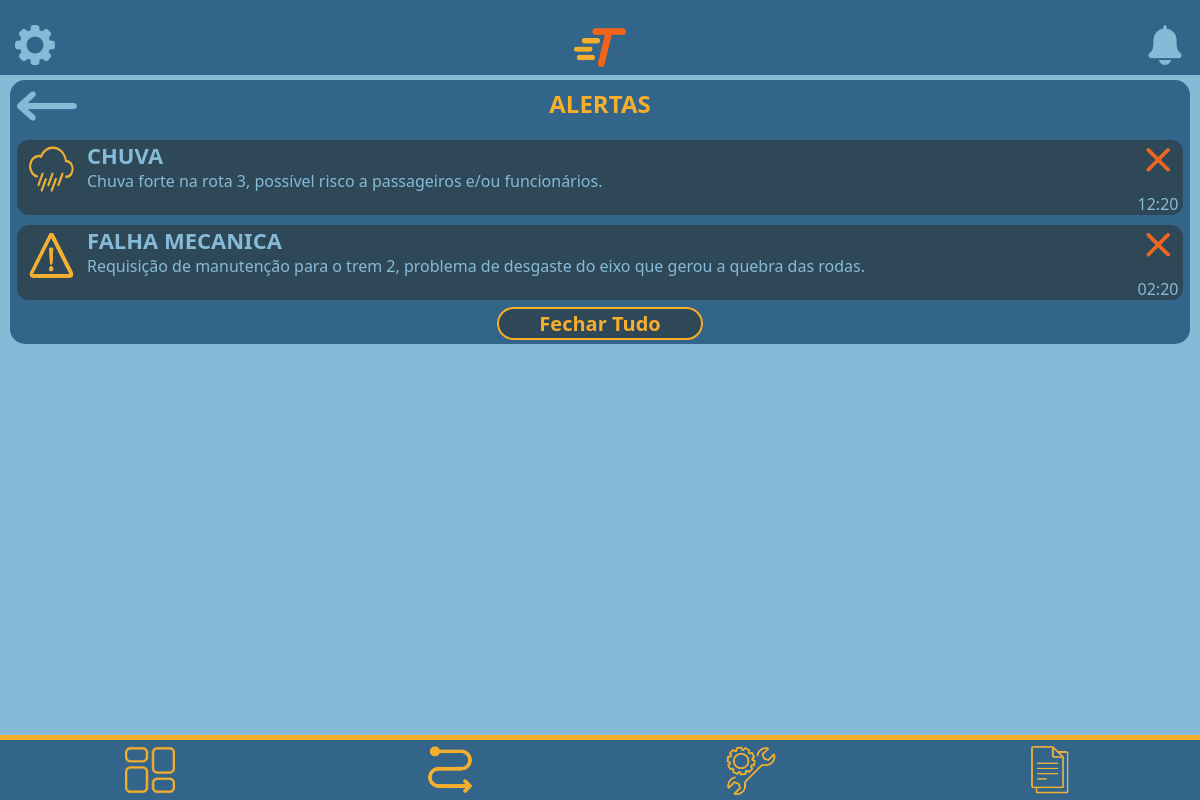
/private/user/alertas.php (signed in), run on the app's committed database.
### tables this page shows
CREATE TABLE notificacoes(
	id INT AUTO_INCREMENT NOT NULL PRIMARY KEY,
    descricao VARCHAR(120) NULL,
    horario TIME NOT NULL,
    tipo ENUM('Chuva', 'Atraso', 'Falha Mecanica') NOT NULL
);

### private/user/alertas.php (the view, shortened to what this page needs)
    <?php
include '../conexao/conexao.php';
$id = $_SESSION['user_id'];
$sqlAlertas = "SELECT notificacoes.descricao AS descricaoAlerta, notificacoes.horario AS horarioAlerta, notificacoes.tipo AS tipoAlerta, notificacoes.id AS idAlerta FROM alertas INNER JOIN notificacoes ON idNotificacao = notificacoes.id WHERE idFuncionario = $id";
$resultAlertas = $conn->query($sqlAlertas);
?>
<!DOCTYPE html>
<html lang="pt-BR">
<head>
    <link rel="stylesheet" href="../../style/style.css">
</head>
<body>
<header class="headerPrincipal">
    <a href="../../private/<?php if($_SESSION['tipo'] == 'admin'){echo 'admin/config/configAdmin.php';} else {echo 'user/config/configFuncionario.php';}?>"><img src="../../assets/icons/header/engrenagemIcone.png" alt="Configurações"></a>
    <img src="../../assets/logos/logoPequena.png" alt="Logo">
    <a href="alertas.php"><img src="../../assets/icons/header/sinoIcone.png" alt="Notificações"></a>
</header>
    <main>
        <section class="secaoInfo">
            <div id="tituloDados">
                <a href="dashboard/dashboard.php"><img src="../../assets/icons/header/setaEsquerda.png" alt="Seta"></a>
            <div class="textoCentral"><h2>ALERTAS</h2></div>
            </div>
            <div id="areaAlertas">
            <?php
            if($resultAlertas->num_rows > 0){
              while ($row = $resultAlertas->fetch_assoc()){
                $nomeTipo = $row['tipoAlerta'];
                    $tipo = 'atraso';
                    $icon = 'relogioIcone';
                if($nomeTipo == 'Falha Mecanica'){
                    $tipo = 'falha';
                    $icon = 'trianguloexclamacaoIcone';
                }elseif($nomeTipo == 'Chuva'){
                    $tipo = 'chuva';
                    $icon = 'chuvaIcone';
                }
                $descricao = $row['descricaoAlerta'];
                $horario = substr($row['horarioAlerta'], 0, 5);
                $idAlerta = $row['idAlerta'];
                echo "<div class='alerta $tipo'>
                <img src='../../assets/icons/alertas/$icon.png'>
                <div class='textoEsquerda'>
                    <p class='mensagemPrincipal margin-0'>" . strtoupper($nomeTipo) . "</p>
                    <p class='mensagemSecundaria margin-0'>$descricao</p>
                </div>
                <div class='finalAlerta'>
                    <a href='fecharAlerta.php?idAlerta=$idAlerta'><img src='../../assets/icons/alertas/fecharIcone.png'></a>
                    <p class='horaAlerta'>$horario</p>
                </div>
                ";
                echo "</div>";
            }
            }else{
                echo "<div id='semAlertas'>Não há mensagens.</div>";
            }
            ?>
            </div>
            <a href="fecharTodosAlertas.php" class="botaoAmarelo">Fechar Tudo</a>
        </section>
    </main>
    <div class="espacoFooterPrincipal"></div>
    <footer class="footerPrincipal">
        <div class="barraLinhaSelecao">
            <div class="linhaAmarela"></div>
        </div>
        <div class="navbar">
            <a href="dashboard/dashboard.php"><img src="../../assets/icons/footer/dashboardIcone.png" alt="Dashboard"></a>
            <a href="gerenciadorDeRotas/gerenciarRotas.php"><img src="../../assets/icons/footer/rotasIcone.png" alt="Rotas"></a>
            <a href="manutencao/manutencao.php"><img src="../../assets/icons/footer/manutencaoIcone.png" alt="Manutenção"></a>
            <a href="relatorios/relatorios.php"><img src="../../assets/icons/footer/relatoriosIcone.png" alt="Relatórios"></a>
        </div>
    </footer>
</body>
</html>

### style/style.css (style rules this page uses)
:root { --corAzulNormal: #33658a; --corAzulEscuro: #2f4858; --corAmarelo: #f6ae2d; --corAzulClaro: #86bbd8; --fonte-Segoe: 'Segoe UI', Tahoma, Geneva, Verdana, sans-serif; --fonte-OpenSans: OpenSans, Arial, Helvetica, sans-serif; --corLaranja: #f26419; }
.textoCentral { text-align: center; }
.textoEsquerda { text-align: left; }
.margin-0 { margin: 0; }
body { background-color: var(--corAzulClaro); margin: 0; min-height: 100vh; font-family: var(--fonte-Segoe); }
.headerPrincipal { background-color: var(--corAzulNormal); display: flex; justify-content: space-between; align-items: center; position: relative; padding: 25px 15px 5px 15px; }
.headerPrincipal img { height: 40px; }
.espacoFooterPrincipal { height: 70px; }
.footerPrincipal { position: fixed; width: 100%; bottom: 0; }
.footerPrincipal .navbar { background-color: var(--corAzulNormal); justify-content: center; display: flex; }
.navbar img { margin: 5px 17px; height: 50px; }
.navbar a { width: 25%; display: flex; justify-content: center; }
.barraLinhaSelecao { background-color: var(--corAzulEscuro); }
.linhaAmarela { background-color: var(--corAmarelo); padding-top: 5px; }
.secaoInfo { background-color: var(--corAzulNormal); border-radius: 15px; margin: 5px 10px; padding: 7px; text-align: center; }
.secaoInfo h2 { color: var(--corAmarelo); margin: 0 0 10px 0; }
#tituloDados { display: flex; align-items: center; width: 100%; }
#tituloDados h2 { justify-content: center; }
#tituloDados img { width: 60px; }
#tituloDados div { width: 100%; margin-right: 60px; }
.botaoAmarelo { text-decoration: none; color: var(--corAmarelo); font-weight: bold; background-color: var(--corAzulEscuro); font-size: 20px; padding: 1px 40px; border: solid 2px var(--corAmarelo); border-radius: 20px; cursor: pointer; }
.alerta { display: flex; background-color: var(--corAzulEscuro); border-radius: 12px; color: var(--corAzulClaro); margin: 10px 0; }
.alerta img { width: 50px; height: 50px; margin: 5px 10px; }
.finalAlerta { margin-left: auto; }
.finalAlerta a { border: none; background-color: transparent; cursor: pointer; }
.finalAlerta a img { height: 30px; width: 30px; }
.finalAlerta p { margin: 0; height: 30px; align-content: end; }
.mensagemPrincipal { font-size: 22px; font-weight: 700; }
.mensagemSecundaria { word-break: break-word; }

### data on the page
notificacoes: shows a picture, tipo "CHUVA", descricao "Chuva forte na rota 3, possível risco a passageiros e/ou funcionários.", horario "12:20"
notificacoes: shows a picture, tipo "FALHA MECANICA", descricao "Requisição de manutenção para o trem 2, problema de desgaste do eixo que gerou a quebra das rodas.", horario "02:20"
